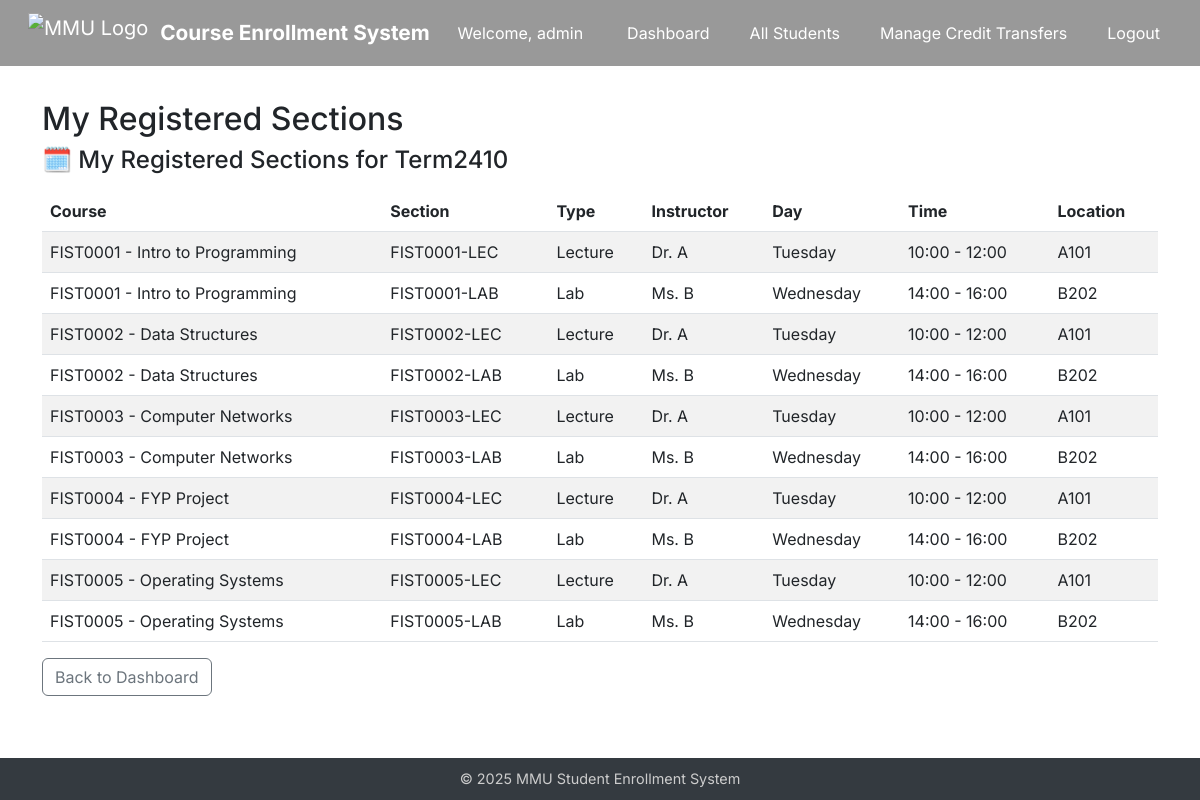
The page /my-courses (signed in) on the database its author committed.
### app/models.py (models this page shows, shortened)
class Admin(UserMixin, db.Model):
    id = db.Column(db.Integer, primary_key=True)
    username = db.Column(db.String(64), unique=True)
    password_hash = db.Column(db.String(128))
    @property
    def is_admin(self):
        return True

class SystemSetting(db.Model):
    id = db.Column(db.Integer, primary_key=True)
    key = db.Column(db.String(64), unique=True, nullable=False)
    value = db.Column(db.String(128), nullable=False)

class Section(db.Model):
    id = db.Column(db.Integer, primary_key=True)
    course_id = db.Column(db.Integer, db.ForeignKey('course.id'), nullable=False)
    name = db.Column(db.String(20), nullable=False)
    type = db.Column(db.String(20), nullable=False)
    instructor = db.Column(db.String(64), nullable=False)  # ✅ 加这个
    location = db.Column(db.String(128), nullable=False)    # ✅ 加这个
    day = db.Column(db.String(20), nullable=False)
    start_time = db.Column(db.Time, nullable=False)         # ✅ 建议用标准时间类型
    end_time = db.Column(db.Time, nullable=False)
    quota = db.Column(db.Integer, nullable=False)
    course = db.relationship("Course", back_populates="sections")
    enrollments = db.relationship("Enrollment", back_populates="section", cascade="all, delete")

class Course(db.Model):
    id = db.Column(db.Integer, primary_key=True)
    course_code = db.Column(db.String(10), unique=True)
    course_name = db.Column(db.String(128))
    description = db.Column(db.Text)
    credits = db.Column(db.Integer)
    semester = db.Column(db.String(64))
    department = db.Column(db.String(64))
    prerequisite_id = db.Column(db.Integer, db.ForeignKey('course.id'))
    prerequisite = db.relationship("Course", remote_side=[id])
    enrollments = db.relationship('Enrollment', backref='course', lazy=True)
    sections = db.relationship('Section', back_populates='course', cascade='all, delete')

### app/routes.py (the view)
@main.route("/my-courses")
@login_required
def my_courses():
    student_id = current_user.id
    setting = SystemSetting.query.filter_by(key="open_semester").first()
    open_semester = setting.value if setting else "Term2410"
    sections = db.session.query(Section).join(Enrollment).join(Section.course).filter(
        Enrollment.student_id == student_id,
        Course.semester == open_semester
    ).all()
    return render_template("student/my_courses.html", sections=sections, open_semester=open_semester)

### app/templates/student/my_courses.html (shortened to what this page needs)
{% extends "base.html" %}
{% block content %}
<h2>My Registered Sections</h2>
<h4 class="mb-3">🗓️ My Registered Sections for {{ open_semester }}</h4>
<table class="table table-striped">
    <thead>
        <tr>
            <th>Course</th>
            <th>Section</th>
            <th>Type</th>
            <th>Instructor</th>
            <th>Day</th>
            <th>Time</th>
            <th>Location</th>
        </tr>
    </thead>
    <tbody>
        {% for s in sections %}
        <tr>
            <td>{{ s.course.course_code }} - {{ s.course.course_name }}</td>
            <td>{{ s.name }}</td>
            <td>{{ s.type }}</td>
            <td>{{ s.instructor }}</td>
            <td>{{ s.day }}</td>
            <td>{{ s.start_time.strftime('%H:%M') }} - {{ s.end_time.strftime('%H:%M') }}</td>
            <td>{{ s.location }}</td>
        </tr>
        {% endfor %}
    </tbody>
</table>
<a href="{{ url_for('main.dashboard') }}" class="btn btn-outline-secondary">Back to Dashboard</a>
{% endblock %}

### app/templates/base.html (shortened to what this page needs)
<!DOCTYPE html>
<html lang="en">
<head>
  <link href="https://cdn.jsdelivr.net/npm/bootstrap@5.3.0/dist/css/bootstrap.min.css" rel="stylesheet">
</head>
<body>
<nav id="navbar" class="navbar navbar-expand-lg navbar-dark navbar-transparent fixed-top px-3" style="background-color: rgba(0,0,0,0.4);">
  <div class="container-fluid">
    <a class="navbar-brand d-flex align-items-center" href="{{ url_for('main.index') }}">
      <img src="{{ url_for('static', filename='image/Multimedia_University_secondary_logo_2020.png') }}" alt="MMU Logo">
      <span>Course Enrollment System</span>
    </a>
    <div class="ms-auto d-flex align-items-center">
      {% if current_user.is_authenticated %}
        <span class="text-white me-3">
          Welcome, {{ current_user.username if current_user.is_admin else current_user.name }}
        </span>
        {% if current_user.is_admin %}
          <a class="btn btn-nav" href="{{ url_for('main.admin_dashboard') }}">Dashboard</a>
          <a class="btn btn-nav" href="{{ url_for('main.admin_all_students') }}">All Students</a>
          <a class="btn btn-nav" href="{{ url_for('main.admin_credit_transfer') }}">Manage Credit Transfers</a>
          <a class="btn btn-nav" href="{{ url_for('main.admin_logout') }}">Logout</a>
        {% elif current_user.is_student %}
          <a class="btn btn-nav" href="{{ url_for('main.dashboard') }}">Dashboard</a>
          <a class="btn btn-nav" href="{{ url_for('main.profile') }}">My Profile</a>
          <a class="btn btn-nav" href="{{ url_for('main.finance') }}">Finance</a>
          <a class="btn btn-nav" href="{{ url_for('main.logout') }}">Logout</a>
        {% endif %}
      {% else %}
        <a class="btn btn-nav" href="{{ url_for('main.register') }}">Register</a>
        <a class="btn btn-nav" href="{{ url_for('main.login') }}">Student Login</a>
        <a class="btn btn-nav" href="{{ url_for('main.admin_login') }}">Admin Login</a>
      {% endif %}
    </div>
  </div>
</nav>
<main class="{% if request.endpoint == 'main.index' %}{% else %}container{% endif %}" style="padding-top: 100px;">
  {% block content %}{% endblock %}
</main>
<footer>
  © 2025 MMU Student Enrollment System
</footer>
</body>
</html>

### app/templates/base.html (style rules this page uses)
body { margin: 0; padding: 0; min-height: 100vh; display: flex; flex-direction: column; font-family: 'Inter', sans-serif; background-color: transparent; }
main { flex: 1; }
footer { background: #343a40; color: #ccc; text-align: center; padding: 10px 0; font-size: 0.9rem; }
.navbar-transparent { background-color: rgba(0, 0, 0, 0.4) !important; backdrop-filter: blur(2px); -webkit-backdrop-filter: blur(2px); box-shadow: none !important; border: none !important; }
.navbar-brand img { height: 40px; margin-right: 12px; }
.navbar-brand span { color: white; font-size: 1.3rem; font-weight: bold; }
.btn-nav { background: transparent; color: white; border: none; font-size: 1rem; margin-left: 1rem; }

### rows shown on the page
Admin: username "admin"
SystemSetting: value "Term2410"
Section: course.course_code "FIST0001", course.course_name "Intro to Programming", name "FIST0001-LEC", type "Lecture", instructor "Dr. A", day "Tuesday", start_time "10:00", end_time "12:00", location "A101"
Section: course.course_code "FIST0001", course.course_name "Intro to Programming", name "FIST0001-LAB", type "Lab", instructor "Ms. B", day "Wednesday", start_time "14:00", end_time "16:00", location "B202"
Section: course.course_code "FIST0002", course.course_name "Data Structures", name "FIST0002-LEC", type "Lecture", instructor "Dr. A", day "Tuesday", start_time "10:00", end_time "12:00", location "A101"
Section: course.course_code "FIST0002", course.course_name "Data Structures", name "FIST0002-LAB", type "Lab", instructor "Ms. B", day "Wednesday", start_time "14:00", end_time "16:00", location "B202"
Section: course.course_code "FIST0003", course.course_name "Computer Networks", name "FIST0003-LEC", type "Lecture", instructor "Dr. A", day "Tuesday", start_time "10:00", end_time "12:00", location "A101"
Section: course.course_code "FIST0003", course.course_name "Computer Networks", name "FIST0003-LAB", type "Lab", instructor "Ms. B", day "Wednesday", start_time "14:00", end_time "16:00", location "B202"
Section: course.course_code "FIST0004", course.course_name "FYP Project", name "FIST0004-LEC", type "Lecture", instructor "Dr. A", day "Tuesday", start_time "10:00", end_time "12:00", location "A101"
Section: course.course_code "FIST0004", course.course_name "FYP Project", name "FIST0004-LAB", type "Lab", instructor "Ms. B", day "Wednesday", start_time "14:00", end_time "16:00", location "B202"
Section: course.course_code "FIST0005", course.course_name "Operating Systems", name "FIST0005-LEC", type "Lecture", instructor "Dr. A", day "Tuesday", start_time "10:00", end_time "12:00", location "A101"
Section: course.course_code "FIST0005", course.course_name "Operating Systems", name "FIST0005-LAB", type "Lab", instructor "Ms. B", day "Wednesday", start_time "14:00", end_time "16:00", location "B202"
